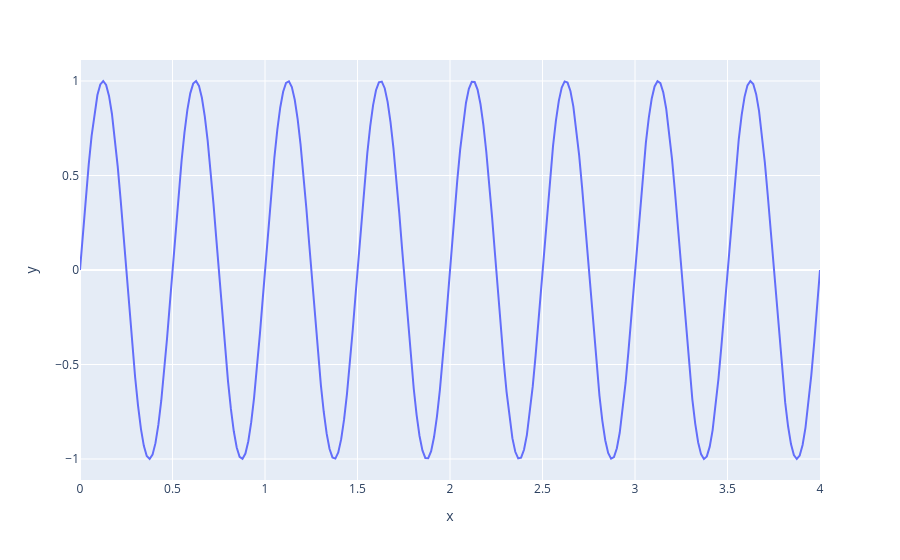

The notebook cell saved with this chart:
### Code cell
# now, let us create a sine function of arbitrary period
sinewave_f = 2
sinewave = np.sin(2 * np.pi * sinewave_f * t)

graph = px.line(x = t, y = sinewave)
graph.show()

### Figure 1 — Plotly figure (JSON) as saved in the notebook; plotly's stock layout.template omitted (floating-point values rounded to 4 significant figures; data arrays with more than 128 entries replaced by an {"elided": "..."} marker saying what was removed)
{"data": [{"hovertemplate": "x=%{x}<br>y=%{y}<extra></extra>", "legendgroup": "", "line": {"color": "#636efa", "dash": "solid"}, "marker": {"symbol": "circle"}, "mode": "lines", "name": "", "orientation": "v", "showlegend": false, "type": "scatter", "x": {"elided": "256 float values"}, "xaxis": "x", "y": {"elided": "256 float values"}, "yaxis": "y"}], "layout": {"legend": {"tracegroupgap": 0}, "margin": {"t": 60}, "xaxis": {"anchor": "y", "domain": [0, 1], "title": {"text": "x"}}, "yaxis": {"anchor": "x", "domain": [0, 1], "title": {"text": "y"}}}}
